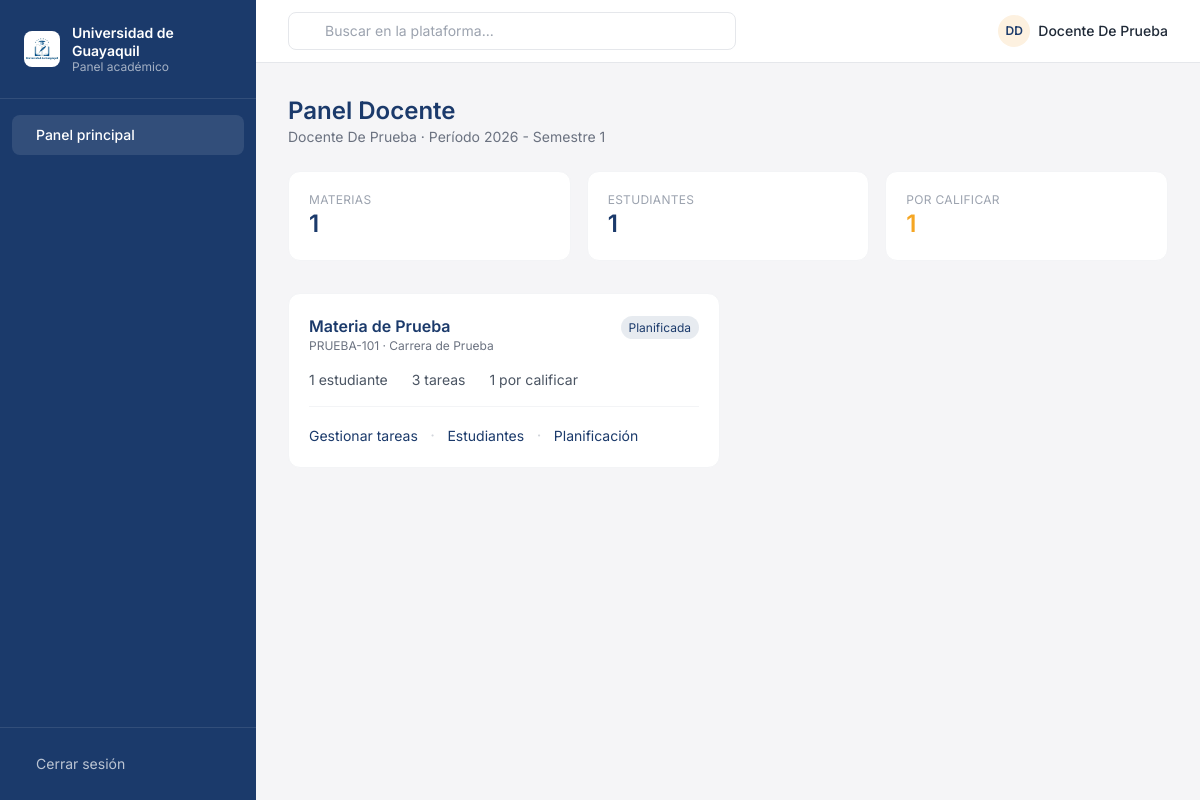
The page /docente/ (signed in) on the database its author committed.
### plataforma/models.py (models this page shows, shortened)
class PerfilDocente(models.Model):
    user = models.OneToOneField(User, on_delete=models.CASCADE, related_name='perfil_docente')
    carrera = models.ForeignKey(Carrera, on_delete=models.CASCADE, related_name='docentes')
    cedula = models.CharField(max_length=20, unique=True)
    titulo_academico = models.CharField(max_length=100, blank=True)
    fecha_ingreso = models.DateField(auto_now_add=True)
    activo = models.BooleanField(default=True)
    class Meta:
        verbose_name_plural = "Perfiles de Docente"

class Periodo(models.Model):
    nombre = models.CharField(max_length=20)  # 2026-1, 2026-2
    fecha_inicio = models.DateField()
    fecha_fin = models.DateField()
    activo = models.BooleanField(default=True)
    class Meta:
        verbose_name_plural = "Períodos"

class Materia(models.Model):
    nombre = models.CharField(max_length=100)
    codigo = models.CharField(max_length=20, unique=True)
    carrera = models.ForeignKey(Carrera, on_delete=models.CASCADE, related_name='materias')
    creditos = models.IntegerField(default=4)
    descripcion = models.TextField(blank=True)
    profesor = models.CharField(max_length=100, blank=True)  # legado: se conserva por datos existentes
    docente = models.ForeignKey(
        'PerfilDocente',
        on_delete=models.SET_NULL,
        null=True,
        blank=True,
        related_name='materias'
    )
    class Meta:
        verbose_name_plural = "Materias"

class Carrera(models.Model):
    nombre = models.CharField(max_length=100)
    codigo = models.CharField(max_length=20, unique=True)
    descripcion = models.TextField(blank=True)
    creditos_totales = models.IntegerField(default=120)
    class Meta:
        verbose_name_plural = "Carreras"

### plataforma/views.py (the view)
        def wrapper(request, *args, **kwargs):
            if not request.user.is_authenticated:
                return redirect('login')
            try:
                perfil = PerfilUsuario.objects.get(user=request.user)
                if perfil.rol not in roles_permitidos:
                    messages.error(request, "❌ No tienes permisos para acceder a esta sección")
                    return redirect('index')
            except PerfilUsuario.DoesNotExist:
                messages.error(request, "❌ Tu perfil no está configurado")
                return redirect('index')
            return view_func(request, *args, **kwargs)

### plataforma/views.py (called while the page is built)
def rol_requerido(*roles_permitidos):
    def decorator(view_func):
        def wrapper(request, *args, **kwargs):
            if not request.user.is_authenticated:
                return redirect('login')
            try:
                perfil = PerfilUsuario.objects.get(user=request.user)
                if perfil.rol not in roles_permitidos:
                    messages.error(request, "❌ No tienes permisos para acceder a esta sección")
                    return redirect('index')
            except PerfilUsuario.DoesNotExist:
                messages.error(request, "❌ Tu perfil no está configurado")
                return redirect('index')
            return view_func(request, *args, **kwargs)
        return wrapper
    return decorator

def _perfil_docente_o_none(user):
    return PerfilDocente.objects.select_related('carrera').filter(user=user).first()

### plataforma/templates/plataforma/dashboard_docente.html (shortened to what this page needs)
{% extends 'plataforma/base.html' %}
{% block sidebar_links %}{% include 'plataforma/_sidebar_docente.html' %}{% endblock %}
{% block content %}
<div class="mb-6">
  <h1 class="text-2xl font-semibold text-navy">Panel Docente</h1>
  <p class="text-sm text-gray-500">
    {{ perfil.user.get_full_name }}
    {% if periodo %}· Período {{ periodo.nombre }}{% else %}· Sin período activo{% endif %}
  </p>
</div>
<div class="grid grid-cols-1 sm:grid-cols-3 gap-4 mb-8">
  <div class="bg-white rounded-xl border border-gray-100 p-5">
    <p class="text-xs uppercase tracking-wide text-gray-400">Materias</p>
    <p class="text-2xl font-semibold text-navy">{{ total_materias }}</p>
  </div>
  <div class="bg-white rounded-xl border border-gray-100 p-5">
    <p class="text-xs uppercase tracking-wide text-gray-400">Estudiantes</p>
    <p class="text-2xl font-semibold text-navy">{{ total_estudiantes }}</p>
  </div>
  <div class="bg-white rounded-xl border border-gray-100 p-5">
    <p class="text-xs uppercase tracking-wide text-gray-400">Por calificar</p>
    <p class="text-2xl font-semibold text-gold">{{ total_por_calificar }}</p>
  </div>
</div>
<div class="grid grid-cols-1 md:grid-cols-2 gap-4">
  {% for item in materias %}
  <div class="bg-white rounded-xl border border-gray-100 p-5">
    <div class="flex items-start justify-between">
      <div>
        <h2 class="font-semibold text-navy">{{ item.materia.nombre }}</h2>
        <p class="text-xs text-gray-500">{{ item.materia.codigo }} · {{ item.materia.carrera.nombre }}</p>
      </div>
      <a href="{% url 'docente_materia_planificacion' item.materia.id %}">
        {% if item.planificacion %}
          <span class="text-xs px-2 py-1 rounded-full bg-navy/10 text-navy hover:bg-navy/20">Planificada</span>
        {% else %}
          <span class="text-xs px-2 py-1 rounded-full bg-gold-light text-gold hover:bg-gold-light/70">Sin planificación</span>
        {% endif %}
      </a>
    </div>
    <div class="mt-4 flex gap-6 text-sm text-gray-600">
      <span>{{ item.estudiantes }} estudiante{{ item.estudiantes|pluralize:"s" }}</span>
      <span>{{ item.tareas }} tarea{{ item.tareas|pluralize:"s" }}</span>
      <span>{{ item.por_calificar }} por calificar</span>
    </div>
    <div class="mt-4 pt-4 border-t border-gray-100">
      <a href="{% url 'docente_materia_tareas' item.materia.id %}" class="text-sm text-navy hover:underline">Gestionar tareas</a>
      <span class="text-gray-300 mx-2">·</span>
      <a href="{% url 'docente_materia_estudiantes' item.materia.id %}" class="text-sm text-navy hover:underline">Estudiantes</a>
      <span class="text-gray-300 mx-2">·</span>
      <a href="{% url 'docente_materia_planificacion' item.materia.id %}" class="text-sm text-navy hover:underline">Planificación</a>
    </div>
  </div>
  {% empty %}
  <div class="col-span-full bg-white rounded-xl border border-gray-100 px-5 py-10 text-center text-gray-400">
    No tienes materias asignadas. Contacta a secretaría.
  </div>
  {% endfor %}
</div>
{% endblock %}

### plataforma/templates/plataforma/base.html (shortened to what this page needs)
{% load static %}
<!DOCTYPE html>
<html lang="es">
<head>
<script src="https://cdn.tailwindcss.com"></script>
<link rel="stylesheet" href="https://cdn.jsdelivr.net/npm/@tabler/icons-webfont@latest/dist/tabler-icons.min.css">
</head>
<body class="min-h-screen text-gray-800">
<div class="flex min-h-screen">
  <aside class="hidden md:flex md:flex-col w-64 bg-navy text-white shrink-0">
    <div class="flex items-center gap-3 px-6 py-6 border-b border-white/10">
      <img src="{% static 'images/logo.jpeg' %}" alt="Logo Universidad de Guayaquil" class="w-9 h-9 rounded-lg object-cover">
      <div>
        <p class="text-sm font-semibold leading-tight">Universidad de Guayaquil</p>
        <p class="text-xs text-white/60 leading-tight">Panel {{ user_role|default:"académico" }}</p>
      </div>
    </div>
    <nav class="flex-1 px-3 py-4 space-y-1 text-sm">
      {% block sidebar_links %}{% endblock %}
    </nav>
    <div class="px-3 py-4 border-t border-white/10 space-y-1 text-sm">
      <a href="{% url 'logout' %}" class="flex items-center gap-3 px-3 py-2.5 rounded-lg hover:bg-white/10 transition-colors text-white/70">
         Cerrar sesión
      </a>
    </div>
  </aside>
  <div class="flex-1 flex flex-col min-w-0">
    <header class="flex items-center justify-between bg-white border-b border-gray-200 px-4 md:px-8 py-3 sticky top-0 z-10">
      <div class="flex-1 max-w-md hidden sm:block">
        <div class="relative">
          <input type="text" placeholder="Buscar en la plataforma..."
                 class="w-full pl-9 pr-3 py-2 text-sm border border-gray-200 rounded-lg focus:outline-none focus:ring-2 focus:ring-navy-light/30">
        </div>
      </div>
      <div class="flex items-center gap-4">
        <div class="flex items-center gap-2">
          <div class="w-8 h-8 rounded-full bg-gold-light flex items-center justify-center text-navy text-xs font-semibold">
            {{ request.user.first_name|slice:":1"|upper }}{{ request.user.last_name|slice:":1"|upper }}
          </div>
          <span class="hidden sm:block text-sm font-medium">{{ request.user.get_full_name|default:request.user.username }}</span>
        </div>
      </div>
    </header>
    <main class="flex-1 p-4 md:p-8">
      {% block content %}{% endblock %}
    </main>
  </div>
</div>
</body>
</html>

### plataforma/templates/plataforma/base.html (style rules this page uses)
body { font-family: 'Inter', sans-serif; background-color: #F5F5F7; }

### rows shown on the page
PerfilDocente: user.get_full_name "Docente De Prueba"
Periodo: nombre "2026 - Semestre 1"
Materia: materia.nombre "Materia de Prueba", materia.codigo "PRUEBA-101", materia.carrera.nombre "Carrera de Prueba", estudiantes "1", tareas "3", por_calificar "1"

### other values the page prints
{{ user_role|default:"académico" }} "académico"
{{ request.user.first_name|slice:":1"|upper }} "D"
{{ request.user.last_name|slice:":1"|upper }} "D"
{{ request.user.get_full_name|default:request.user.username }} "Docente De Prueba"
{{ total_materias }} "1"
{{ total_estudiantes }} "1"
{{ total_por_calificar }} "1"
